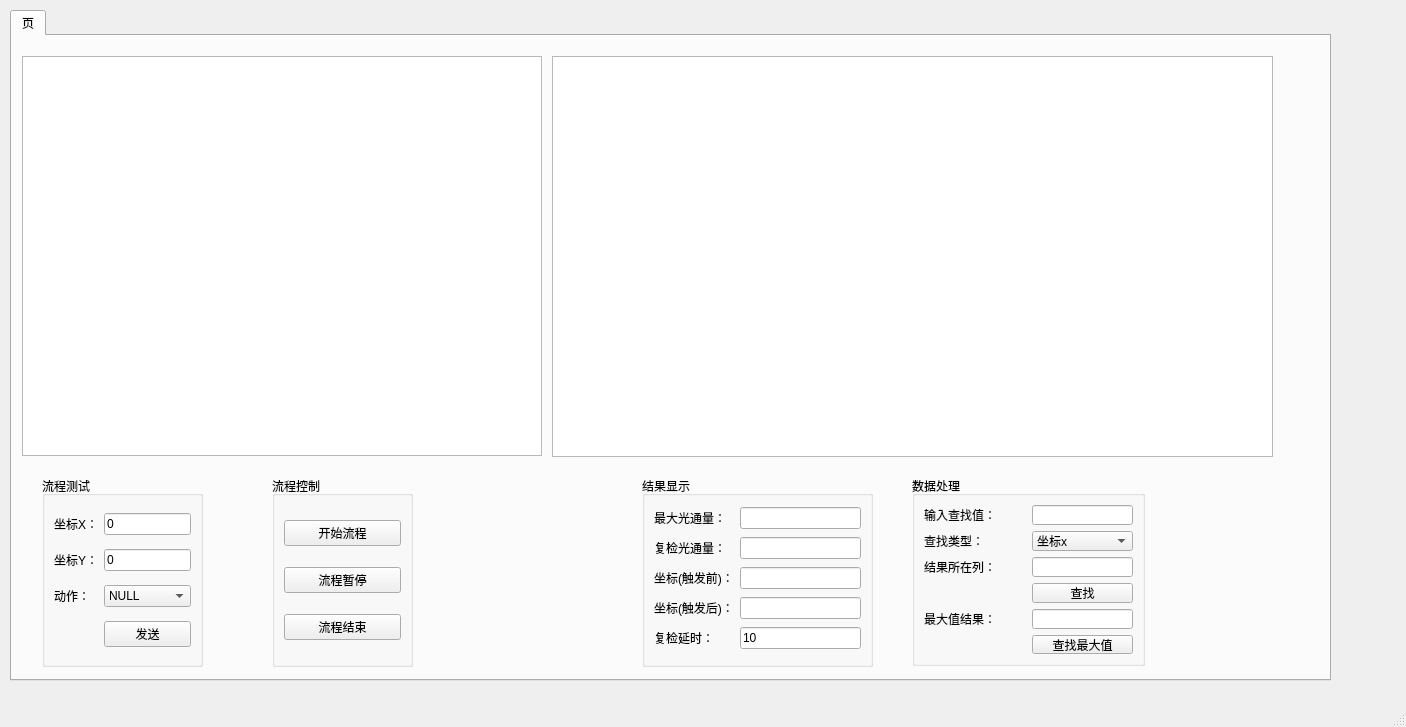
<?xml version="1.0" encoding="UTF-8"?>
<ui version="4.0">
 <class>UserInterface</class>
 <widget class="QMainWindow" name="UserInterface">
  <property name="geometry">
   <rect>
    <x>0</x>
    <y>0</y>
    <width>1406</width>
    <height>727</height>
   </rect>
  </property>
  <property name="windowTitle">
   <string>MainWindow</string>
  </property>
  <widget class="QWidget" name="centralwidget">
   <widget class="QTabWidget" name="tabWidget">
    <property name="geometry">
     <rect>
      <x>10</x>
      <y>10</y>
      <width>1321</width>
      <height>671</height>
     </rect>
    </property>
    <property name="currentIndex">
     <number>0</number>
    </property>
    <widget class="QWidget" name="tab">
     <attribute name="title">
      <string>页</string>
     </attribute>
     <widget class="QGraphicsView" name="gvMain">
      <property name="geometry">
       <rect>
        <x>10</x>
        <y>20</y>
        <width>520</width>
        <height>400</height>
       </rect>
      </property>
      <property name="sizePolicy">
       <sizepolicy hsizetype="Expanding" vsizetype="Expanding">
        <horstretch>0</horstretch>
        <verstretch>0</verstretch>
       </sizepolicy>
      </property>
      <property name="verticalScrollBarPolicy">
       <enum>Qt::ScrollBarAlwaysOff</enum>
      </property>
      <property name="horizontalScrollBarPolicy">
       <enum>Qt::ScrollBarAlwaysOff</enum>
      </property>
      <property name="sizeAdjustPolicy">
       <enum>QAbstractScrollArea::AdjustToContents</enum>
      </property>
      <property name="backgroundBrush">
       <brush brushstyle="SolidPattern">
        <color alpha="255">
         <red>127</red>
         <green>127</green>
         <blue>127</blue>
        </color>
       </brush>
      </property>
      <property name="interactive">
       <bool>true</bool>
      </property>
      <property name="sceneRect">
       <rectf>
        <x>0.000000000000000</x>
        <y>0.000000000000000</y>
        <width>0.000000000000000</width>
        <height>0.000000000000000</height>
       </rectf>
      </property>
     </widget>
     <widget class="QTableWidget" name="tableWidget_vector">
      <property name="geometry">
       <rect>
        <x>540</x>
        <y>20</y>
        <width>721</width>
        <height>401</height>
       </rect>
      </property>
     </widget>
     <widget class="QGroupBox" name="groupBox_test">
      <property name="enabled">
       <bool>true</bool>
      </property>
      <property name="geometry">
       <rect>
        <x>30</x>
        <y>440</y>
        <width>161</width>
        <height>191</height>
       </rect>
      </property>
      <property name="title">
       <string>流程测试</string>
      </property>
      <layout class="QHBoxLayout" name="horizontalLayout">
       <item>
        <layout class="QGridLayout" name="gridLayout_2" columnstretch="1,1">
         <item row="1" column="1">
          <widget class="QLineEdit" name="lineEdit_test_pos_y">
           <property name="text">
            <string>0</string>
           </property>
          </widget>
         </item>
         <item row="2" column="1">
          <widget class="QComboBox" name="comboBox_test_action">
           <item>
            <property name="text">
             <string>NULL</string>
            </property>
           </item>
           <item>
            <property name="text">
             <string>InPlace</string>
            </property>
           </item>
           <item>
            <property name="text">
             <string>MoveOver</string>
            </property>
           </item>
           <item>
            <property name="text">
             <string>ReDetect</string>
            </property>
           </item>
           <item>
            <property name="text">
             <string>DetectOver</string>
            </property>
           </item>
          </widget>
         </item>
         <item row="1" column="0">
          <widget class="QLabel" name="label_5">
           <property name="text">
            <string>坐标Y：</string>
           </property>
          </widget>
         </item>
         <item row="2" column="0">
          <widget class="QLabel" name="label_6">
           <property name="text">
            <string>动作：</string>
           </property>
          </widget>
         </item>
         <item row="3" column="1">
          <widget class="QPushButton" name="pushButton_test">
           <property name="text">
            <string>发送</string>
           </property>
          </widget>
         </item>
         <item row="0" column="0">
          <widget class="QLabel" name="label_7">
           <property name="text">
            <string>坐标X：</string>
           </property>
          </widget>
         </item>
         <item row="0" column="1">
          <widget class="QLineEdit" name="lineEdit_test_pos_x">
           <property name="text">
            <string>0</string>
           </property>
          </widget>
         </item>
        </layout>
       </item>
      </layout>
     </widget>
     <widget class="QGroupBox" name="groupBox">
      <property name="geometry">
       <rect>
        <x>260</x>
        <y>440</y>
        <width>141</width>
        <height>191</height>
       </rect>
      </property>
      <property name="title">
       <string>流程控制</string>
      </property>
      <layout class="QHBoxLayout" name="horizontalLayout_2">
       <item>
        <layout class="QVBoxLayout" name="verticalLayout">
         <item>
          <widget class="QPushButton" name="pushButton_run_process">
           <property name="text">
            <string>开始流程</string>
           </property>
          </widget>
         </item>
         <item>
          <widget class="QPushButton" name="pushButton_stop_process">
           <property name="text">
            <string>流程暂停</string>
           </property>
          </widget>
         </item>
         <item>
          <widget class="QPushButton" name="pushButton_quit_process">
           <property name="text">
            <string>流程结束</string>
           </property>
          </widget>
         </item>
        </layout>
       </item>
      </layout>
     </widget>
     <widget class="QGroupBox" name="groupBox_2">
      <property name="geometry">
       <rect>
        <x>630</x>
        <y>440</y>
        <width>231</width>
        <height>191</height>
       </rect>
      </property>
      <property name="title">
       <string>结果显示</string>
      </property>
      <layout class="QHBoxLayout" name="horizontalLayout_3">
       <item>
        <layout class="QGridLayout" name="gridLayout">
         <item row="0" column="1">
          <widget class="QLineEdit" name="lineEdit_max_value"/>
         </item>
         <item row="2" column="1">
          <widget class="QLineEdit" name="lineEdit_position_1"/>
         </item>
         <item row="1" column="1">
          <widget class="QLineEdit" name="lineEdit_redet_value"/>
         </item>
         <item row="2" column="0">
          <widget class="QLabel" name="label_2">
           <property name="text">
            <string>坐标(触发前)：</string>
           </property>
          </widget>
         </item>
         <item row="0" column="0">
          <widget class="QLabel" name="label">
           <property name="text">
            <string>最大光通量：</string>
           </property>
          </widget>
         </item>
         <item row="1" column="0">
          <widget class="QLabel" name="label_3">
           <property name="text">
            <string>复检光通量：</string>
           </property>
          </widget>
         </item>
         <item row="3" column="1">
          <widget class="QLineEdit" name="lineEdit_position_2"/>
         </item>
         <item row="3" column="0">
          <widget class="QLabel" name="label_4">
           <property name="text">
            <string>坐标(触发后)：</string>
           </property>
          </widget>
         </item>
         <item row="4" column="0">
          <widget class="QLabel" name="label_12">
           <property name="text">
            <string>复检延时：</string>
           </property>
          </widget>
         </item>
         <item row="4" column="1">
          <widget class="QLineEdit" name="lineEdit_position_3">
           <property name="text">
            <string>10</string>
           </property>
          </widget>
         </item>
        </layout>
       </item>
      </layout>
     </widget>
     <widget class="QGroupBox" name="groupBox_3">
      <property name="geometry">
       <rect>
        <x>900</x>
        <y>440</y>
        <width>233</width>
        <height>190</height>
       </rect>
      </property>
      <property name="title">
       <string>数据处理</string>
      </property>
      <layout class="QHBoxLayout" name="horizontalLayout_4">
       <item>
        <layout class="QGridLayout" name="gridLayout_3" columnstretch="3,3">
         <item row="4" column="1">
          <widget class="QLineEdit" name="lineEdit_maxValue"/>
         </item>
         <item row="0" column="0">
          <widget class="QLabel" name="label_8">
           <property name="text">
            <string>输入查找值：</string>
           </property>
          </widget>
         </item>
         <item row="1" column="0">
          <widget class="QLabel" name="label_9">
           <property name="text">
            <string>查找类型：</string>
           </property>
          </widget>
         </item>
         <item row="0" column="1">
          <widget class="QLineEdit" name="lineEdit_search_value"/>
         </item>
         <item row="2" column="1">
          <widget class="QLineEdit" name="lineEdit_search_result"/>
         </item>
         <item row="1" column="1">
          <widget class="QComboBox" name="comboBox_search_value">
           <item>
            <property name="text">
             <string>坐标x</string>
            </property>
           </item>
           <item>
            <property name="text">
             <string>坐标y</string>
            </property>
           </item>
           <item>
            <property name="text">
             <string>差值x</string>
            </property>
           </item>
           <item>
            <property name="text">
             <string>差值y</string>
            </property>
           </item>
           <item>
            <property name="text">
             <string>光通量</string>
            </property>
           </item>
          </widget>
         </item>
         <item row="2" column="0">
          <widget class="QLabel" name="label_10">
           <property name="text">
            <string>结果所在列：</string>
           </property>
          </widget>
         </item>
         <item row="3" column="1">
          <widget class="QPushButton" name="pushButton_search_value">
           <property name="text">
            <string>查找</string>
           </property>
          </widget>
         </item>
         <item row="5" column="1">
          <widget class="QPushButton" name="pushButton_search_max_value">
           <property name="text">
            <string>查找最大值</string>
           </property>
          </widget>
         </item>
         <item row="4" column="0">
          <widget class="QLabel" name="label_11">
           <property name="text">
            <string>最大值结果：</string>
           </property>
          </widget>
         </item>
        </layout>
       </item>
      </layout>
     </widget>
    </widget>
   </widget>
  </widget>
  <widget class="QMenuBar" name="menubar">
   <property name="geometry">
    <rect>
     <x>0</x>
     <y>0</y>
     <width>1406</width>
     <height>23</height>
    </rect>
   </property>
  </widget>
  <widget class="QStatusBar" name="statusbar"/>
 </widget>
 <resources/>
 <connections/>
</ui>
